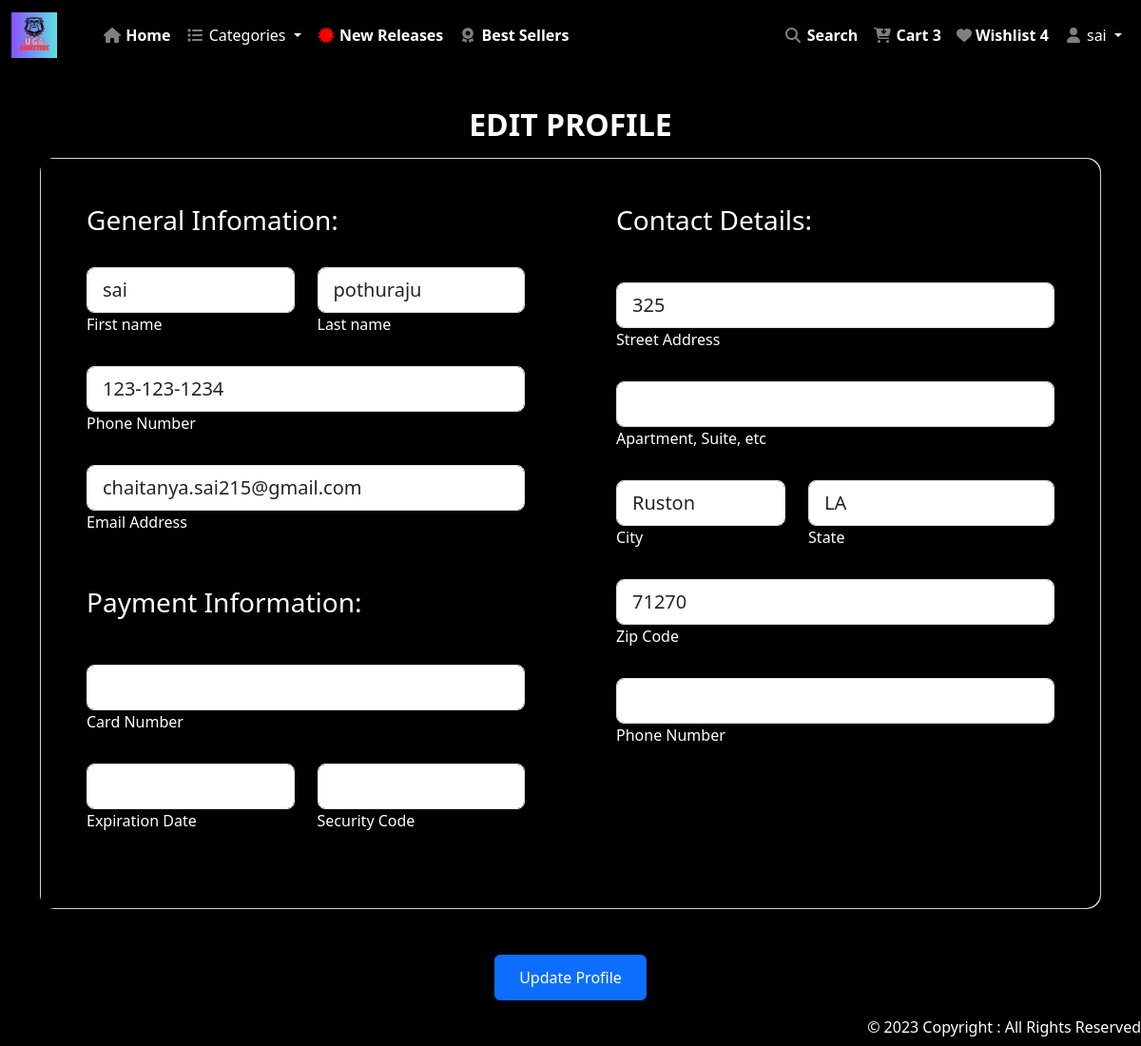
Before: /profile (signed in) with the older database file.
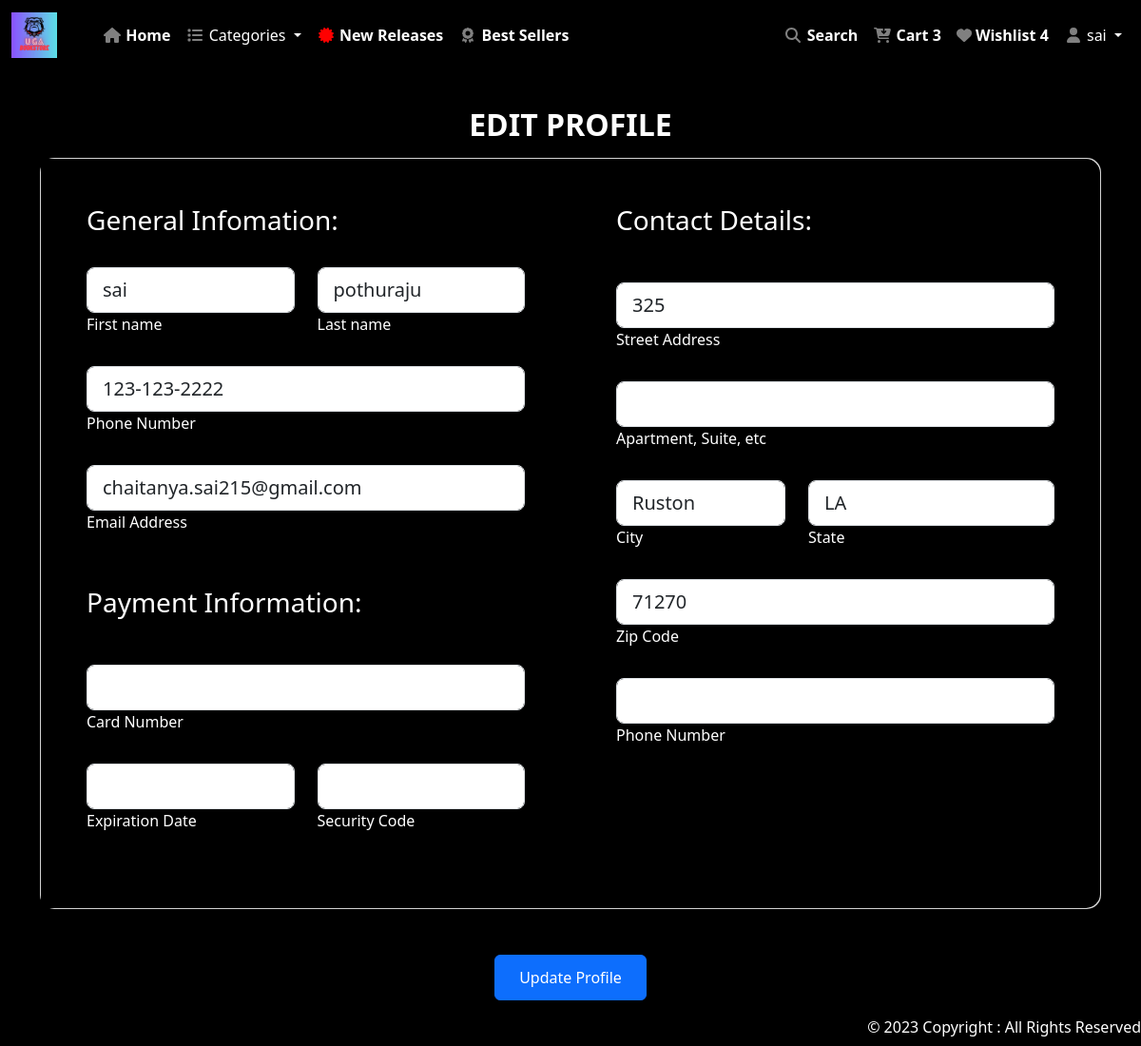
After: the same page with the newer database file.
### app/models.py (models this page shows, shortened)
class User(models.Model):
    account_id = models.IntegerField(unique=True, default=random_number_generator)
    firstname = models.CharField(max_length=100)
    lastname = models.CharField(max_length=100)
    phonenumber = models.CharField(max_length=100)
    email = models.CharField(max_length=100)
    password = models.CharField(max_length=100)
    card_number = models.CharField(max_length=80, default=' ')
    expiration_date = models.CharField(max_length=5, default=' ', blank=True)
    security_code = models.CharField(max_length=80, default=' ', blank=True)
    street_address = models.CharField(max_length=50, default=' ', blank=True)
    apartment_suite = models.CharField(max_length=50, default=' ', blank=True)
    city = models.CharField(max_length=30, default=' ', blank=True)
    state = models.CharField(max_length=30, default=' ', blank=True)
    zip_code = models.CharField(max_length=30, default=' ', blank=True)
    contact_phone = models.CharField(max_length=30, default=' ', blank=True)
    contact_email = models.CharField(max_length=30, default=' ', blank=True)
    accept_terms = models.BooleanField(default=False)
    is_active = models.BooleanField(default=False)
    is_loggedin = models.BooleanField(default=False)
    is_admin = models.BooleanField(default=False)
    activation_token = models.CharField(max_length=255, blank=True, null=True)
    reset_token = models.CharField(max_length=255, blank=True, null=True)

### app/views.py (the view, shortened to what this page needs)
# urls.py: path('profile', views.ProfileView.as_view(), name="profile"),
class ProfileView(View):
    def decrypt(self, encrypted_value):
        decrypted_value = signing.loads(encrypted_value)
        return decrypted_value
    def get(self, request):
        user_id = request.session.get('user_id')
        user = User.objects.get(id=user_id) if user_id else None
        user.card_number = self.decrypt(user.card_number)
        user.security_code = self.decrypt(user.security_code)
        return render(request, "app/profile/profile.html", {'user': user})

### app/templates/app/profile/profile.html (shortened to what this page needs)
{% extends 'app/base.html' %}
{% load static %}
{% block main-content %}
<form method="post">
    <section class="gradient-custom-2">
        <div class="container py-5 h-100">
            <div class="text-center">
            <h2 class="fw-bold mb-3 text-uppercase">EDIT PROFILE</h2>
            </div>
            <div class="row d-flex justify-content-center align-items-center h-100">
                <div class="col-12">
                <div class="card card-registration card-registration-2" style="border-radius: 15px;">
                    <div class="card-body p-0">
                    <div class="row g-0">
                        <div class="col-lg-6" style="background: black;">
                        <div class="p-5">
                            <h3 class="signup-text" style="margin-bottom:2rem;">General Infomation:</h3>
                            <div class="row">
                            <div class="col-md-6 mb-4 pb-2">
                                <div class="form-outline">
                                <input type="text" id="form3Examplev2" class="form-control form-control-lg" value={{user.firstname}} name="firstname" required/>
                                <label class="signup-text" for="form3Examplev2">First name</label>
                                </div>
                            </div>
                            <div class="col-md-6 mb-4 pb-2">
                                <div class="form-outline">
                                <input type="text" id="form3Examplev3" class="form-control form-control-lg" value={{user.lastname}} name="lastname" required/>
                                <label class="signup-text" for="form3Examplev3">Last name</label>
                                </div>
                            </div>
                            </div>
                            <div class="mb-4 pb-2">
                            <div class="form-outline">
                                <input type="tel" id="form3Examplev4" class="form-control form-control-lg" pattern="[0-9]{3}-[0-9]{3}-[0-9]{4}" value={{user.phonenumber}} name="phonenumber" required/>
                                <label class="signup-text" for="form3Examplev4">Phone Number</label>
                            </div>
                            </div>
                            <div class="mb-4 pb-2">
                                <div class="form-outline">
                                    <input type="email" id="form3Examplev4" class="form-control form-control-lg" value={{user.email}} name="email" readonly />
                                    <label class="signup-text" for="form3Examplev4">Email Address</label>
                                </div>
                            </div>
                            <br>
                            <h3 class="mb-5 signup-text">Payment Information:</h3>
                            <div class="mb-4 pb-2">
                                <div class="form-outline">
                                    <input type="text" id="form3Examplev4" class="form-control form-control-lg" {% if user.card_number %}value="{{ user.card_number }}"{% endif %} name="card_number" />
                                    <label class="signup-text" for="form3Examplev4">Card Number</label>
                                </div>
                            </div>
                            <div class="row">
                                <div class="col-md-6 mb-4 pb-2">
                                <div class="form-outline">
                                    <input type="text" id="form3Examplev4" class="form-control form-control-lg" maxlength="5" pattern="\d{2}/\d{2}"  name="expiration_date" />
                                    <label class="signup-text" for="form3Examplev2">Expiration Date</label>
                                </div>
                                </div>
                                <div class="col-md-6 mb-4 pb-2">
                                <div class="form-outline">
                                    <input type="text" id="form3Examplev4" class="form-control form-control-lg" maxlength="3" {% if user.security_code %}value="{{ user.security_code }}"{% endif %} name="security_code" />
                                    <label class="signup-text" for="form3Examplev3">Security Code</label>
                                </div>
                                </div>
                            </div>
                        </div>
                        </div>
                        <div class="col-lg-6 bg-indigo text-white" style="background: black;">
                        <div class="p-5">
                            <h3 class="mb-5 signup-text">Contact Details:</h3>
                            <div class="mb-4 pb-2">
                            <div class="form-outline form-white">
                                <input type="text" id="form3Examplea2" class="form-control form-control-lg" {% if user.street_address %}value={{user.street_address}}{% endif %} name="street_address" />
                                <label class="signup-text" for="form3Examplea2">Street Address</label>
                            </div>
                            </div>
                            <div class="mb-4 pb-2">
                            <div class="form-outline form-white">
                                <input type="text" id="form3Examplea3" class="form-control form-control-lg" {% if user.apartment_suite %}value={{user.apartment_suite}}{% endif %} name="apartment_suite" />
                                <label class="signup-text" for="form3Examplea3">Apartment, Suite, etc</label>
                            </div>
                            </div>
                            <div class="row">
                            <div class="col-md-5 mb-4 pb-2">
                                <div class="form-outline form-white">
                                <input type="text" id="form3Examplea4" class="form-control form-control-lg" {% if user.city %}value={{user.city}}{% endif %} name="city" />
                                <label class="signup-text" for="form3Examplea4">City</label>
                                </div>
                            </div>
                            <div class="col-md-7 mb-4 pb-2">
                                <div class="form-outline form-white">
                                <input type="text" id="form3Examplea5" class="form-control form-control-lg" {% if user.state %}value={{user.state}}{% endif %} name="state" />
                                <label class="signup-text" for="form3Examplea5">State</label>
                                </div>
                            </div>
                            </div>
                            <div class="mb-4 pb-2">
                            <div class="form-outline form-white">
                                <input type="text" id="form3Examplea6" class="form-control form-control-lg" {% if user.zip_code %}value={{user.zip_code}}{% endif %} name="zip_code" />
                                <label class="signup-text" for="form3Examplea6">Zip Code</label>
                            </div>
                            </div>
                            <div class="mb-4 pb-2">
                                <div class="form-outline">
                                <input type="tel" id="form3Examplev4" class="form-control form-control-lg" pattern="[0-9]{3}-[0-9]{3}-[0-9]{4}" {% if user.contact_phone %}value={{user.contact_phone }}{% endif %} name="contact_phone" />
                                <label class="signup-text" for="form3Examplev4">Phone Number</label>
                                </div>
                            </div>
                        </div>
                        </div>
                    </div>
                    </div>
                </div>
                </div>
                <div class="d-grid gap-2 col-6 mx-auto mt-5" style="width: auto;">
                    <button class="btn btn-primary button-style" type="submit">Update Profile</button>
                </div>
            </div>
        </div>
    </section>
</form>
{% endblock main-content %}

### app/templates/app/base.html (shortened to what this page needs)
<!DOCTYPE html>
{% load static %}
<html lang="en">
<head>
    <link rel="stylesheet" href="https://cdnjs.cloudflare.com/ajax/libs/font-awesome/4.7.0/css/font-awesome.min.css">
    <link href="https://cdn.jsdelivr.net/npm/bootstrap@5.3.0/dist/css/bootstrap.min.css"
    rel="stylesheet"
>
    <link rel='stylesheet' href={% static 'app/css/owl.carousel.min.css' %} />
    <link rel='stylesheet' href={% static 'app/css/all.min.css' %} />
    <link rel='stylesheet' href={% static 'app/css/style.css' %} />
</head>
<body>
    <nav class="navbar fixed-top navbar-expand-lg bg-body-tertiary" style="background-color: black !important">
        <div class="container" style="width: auto">
            <a class="navbar-brand" href="#">
              <img src="/static/app/images/icons/bulldog.jpg" width="48px" height="48px" alt="">
            </a>
          </div>
        <div class="container-fluid">
          <div class="collapse navbar-collapse" id="navbarSupportedContent">
            <ul class="navbar-nav me-auto mb-2 mb-lg-0">
              <li class="nav-item">
                <a class="nav-link active" aria-current="page" href="{% url 'home' %}"><i class="fa fa-fw fa-home" style="color: grey;"></i> Home</a>
              </li>
              <li class="nav-item dropdown">
                <a class="nav-link dropdown-toggle" href="#" role="button" data-bs-toggle="dropdown" aria-expanded="false">
                  <i class="fa fa-fw fa-list" style="color: grey;"></i>
                  Categories
                </a>
              </li>
              <li class="nav-item">
                <a class="nav-link active" aria-current="page" href="#" style="width: max-content"><i class="fa fa-fw fa-certificate" style="color: red;"></i> New Releases</a>
              </li>
              <li class="nav-item">
                <a class="nav-link active" aria-current="page" href="#" style="width: max-content"><i class="fa fa-fw fa-award" style="color: grey;"></i> Best Sellers</a>
              </li>
            </ul>
          </div>
          <ul class="navbar-nav me-auto mb-2 mb-lg-0">
            <li class="nav-item">
              <a class="nav-link active" aria-current="page" href="{% url 'search' %}" style="width: max-content"><i class="fa fa-fw fa-search" style="color: grey;"></i> Search</a>
            </li>
            <li class="nav-item">
              <a class="nav-link active" aria-current="page" href="{% url 'cart' %}"><i class="fa fa-fw fa-cart-arrow-down" style="color: grey;"></i> Cart 3</a>
            </li>
            <li class="nav-item">
              <a class="nav-link active" aria-current="page" href="#"><i class="fa fa-heart" aria-hidden="true" style="color: grey;"></i> Wishlist 4</a>
            </li>
            {% if user.is_active %}
              <li class="nav-item dropdown">
                <a class="nav-link dropdown-toggle" href="#" role="button" data-bs-toggle="dropdown" aria-expanded="false">
                  <i class="fa fa-fw fa-user" style="color: grey;"></i> {{ user.firstname }}
                </a>
              </li>
            {% endif %}
          </ul>
        </div>
      </nav>
      {% block main-content %}{% endblock main-content %}
      <footer class="footer-style fixed-bottom">
        © 2023 Copyright : All Rights Reserved
      </footer>
</body>
</html>

### app/static/app/css/style.css (style rules this page uses)
.nav-item { font-weight: 700; }
.nav-link { color: white !important; }
.footer-style { background: black; color: white; height: 2rem; font-size: 1rem; font-weight: 500; display: flex; justify-content: flex-end; }
.dropdown-toggle { background-color: black; color: white; font-weight: 500; }
.gradient-custom-2 { background: black; margin-top: 4rem; }
.bg-indigo { background-color: white; }
@media (min-width: 992px) { .card-registration-2 .bg-indigo { border-top-right-radius: 15px; border-bottom-right-radius: 15px; } }
.signup-text { color: white; }
.button-style { height: 3rem; width: 10rem; }
.fw-bold { color: white !important; }

### app/templates/app/base.html (style rules this page uses)
body { background-color: black; }

Changed rows visible on the page:
changed User "sai": phonenumber "123-123-1234" → "123-123-2222"
